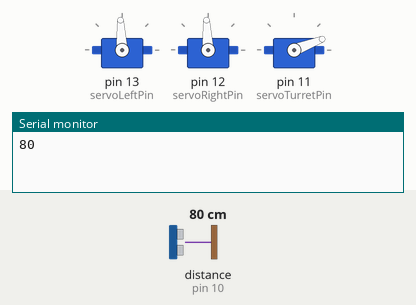
The sketch below on a simulated Arduino Uno, built with avr-gcc and run on an emulated ATmega328P. Parts: 3 × servo, the last lines printed to the serial monitor. Wiring (inferred from the names in the program): ultrasonic range finder: trigger pin 10; echo pin 10. Inputs (shaded band) come from the test bench; at power-on: distance to the obstacle (sensor on pin 10) 80 cm. The echo pulse lasts 58.3 µs per cm.

Above: at 1.05 s.
1.9 s: distance to the obstacle (sensor on pin 10) set to 2 cm
4.9 s: distance to the obstacle (sensor on pin 10) set to 250 cm
At 6.39 s:
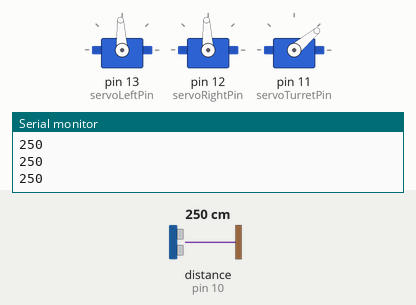
7.9 s: distance to the obstacle (sensor on pin 10) set to 4 cm
10.9 s: distance to the obstacle (sensor on pin 10) set to 9 cm
At 12.0 s:
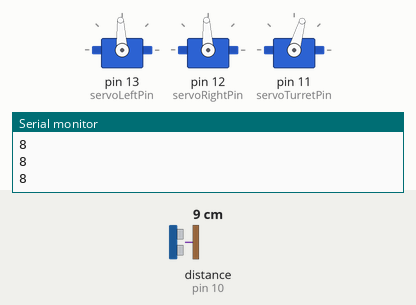
Timing chart, 0 to 14.9 s (numbered marks = the images above; inputs shaded):
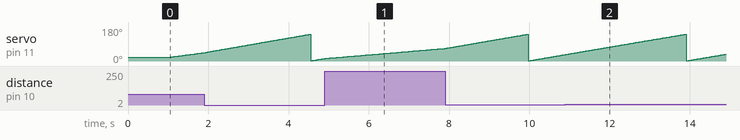

The sketch:

sensorfun.ino
```cpp
#include <Servo.h>

Servo servoLeft;
Servo servoRight;
Servo servoTurret;

const int servoLeftPin = 13;
const int servoRightPin = 12;
const int servoTurretPin = 11;
const int pingPin = 10;
int i = 0;
int obSize[2] = {};
int pingDegree[140]= {};

void setup() {
  Serial.begin(9600);
  servoLeft.attach(servoLeftPin);
  servoRight.attach(servoRightPin);
  servoTurret.attach(servoTurretPin);

  servoLeft.writeMicroseconds(1500); // Går framåt från +1500 till 1700
  servoRight.writeMicroseconds(1500); // Går framåt från -1500 till 1300
  turret(20);
  delay(1000);
  scan(160);
  Serial.println(obSize[0]);
  Serial.println(obSize[1]);

}

void loop() {


}

void maneuver(int speedLeft, int speedRight, int duration) {
  servoLeft.writeMicroseconds(1500 + speedLeft);
  servoRight.writeMicroseconds(1500 - speedRight);
  delay(duration);
  servoLeft.writeMicroseconds(1500);
  servoRight.writeMicroseconds(1500);
}

void turret(int degreeVal) {
  servoTurret.write(degreeVal);
}
void scan(int degree) {
  int j = 0;
  int k = 0;
  i = 180 - degree;
  while (i < degree) {
    if (ping(pingPin) < 50) {
      j++;
      pingDegree[i] = 0;
    } else {
      pingDegree[i] = 1;
      if (0 < j) {
        obSize[k] = j;
        k++;
        j = 0;
      }
    }
    turret(i);
    delay(5);
    Serial.println(ping(pingPin));
    delay(20);
    i++;

  }
  i = 90;


}
long ping(int pin) {
  long duration, cm;

  pinMode(pin, OUTPUT);
  digitalWrite(pin, LOW);
  delayMicroseconds(2);
  digitalWrite(pin, HIGH);
  delayMicroseconds(5);
  digitalWrite(pin, LOW);

  pinMode(pin, INPUT);
  duration = pulseIn(pin, HIGH);

  cm = microsecondsToCentimeters(duration);
  // Serial.print(cm);
  // Serial.println("cm");
  return cm;
}

long microsecondsToCentimeters(long microseconds) {
  return microseconds / (29 * 2);
}
```
